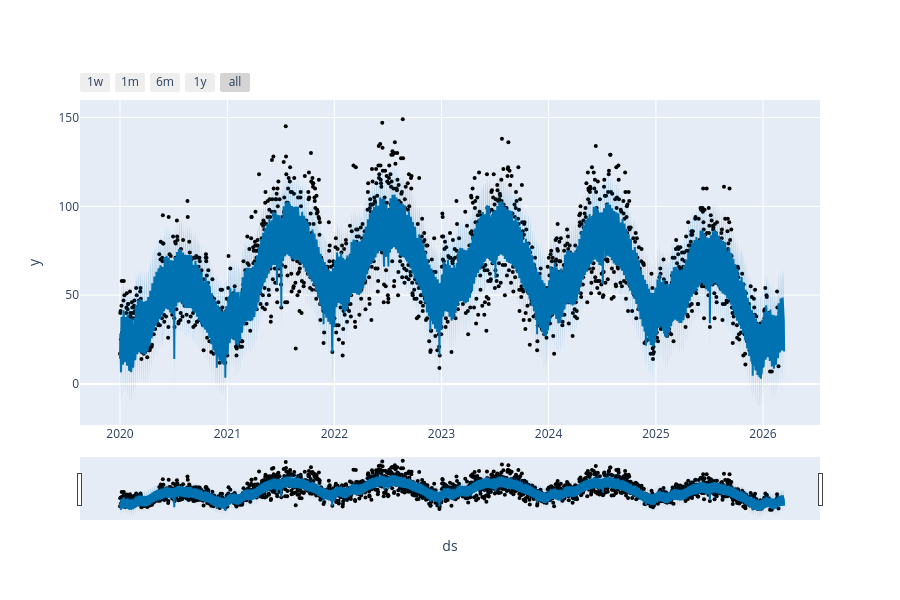
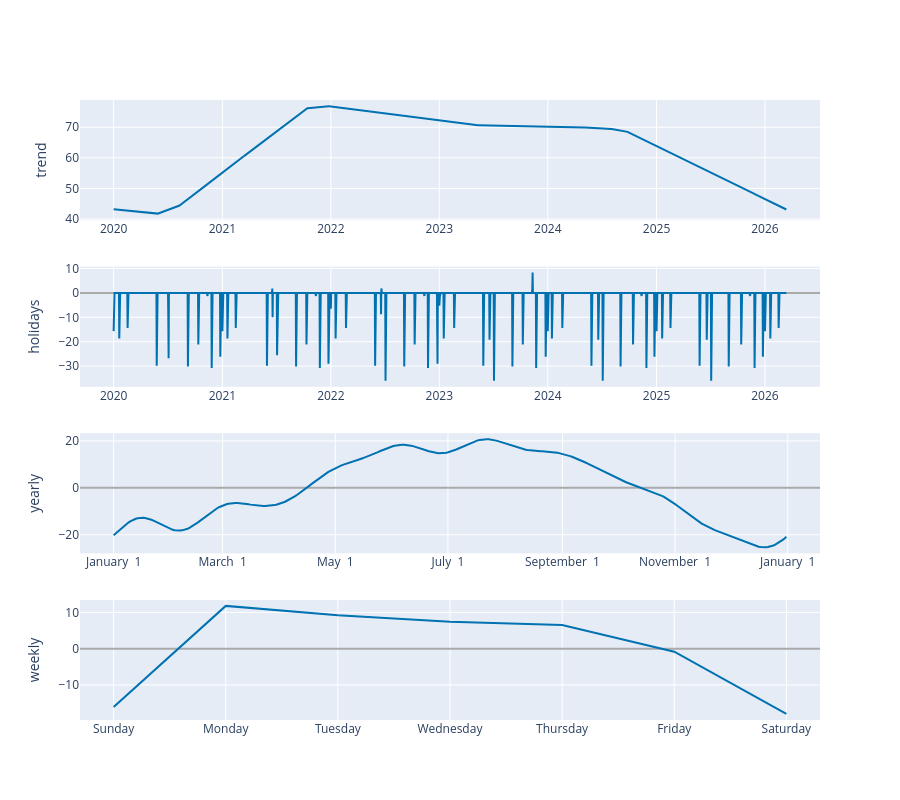

Notebook code for these charts, in order:
### Code cell
fig1 = plot_plotly(m, forecast)
fig1.show()

fig2 = plot_components_plotly(m, forecast)
fig2.show()

### Figure 1 — Plotly figure (JSON) as saved in the notebook; plotly's stock layout.template omitted (floating-point values rounded to 4 significant figures; data arrays with more than 128 entries replaced by an {"elided": "..."} marker saying what was removed)
{"data": [{"marker": {"color": "black", "size": 4}, "mode": "markers", "name": "Actual", "type": "scatter", "x": {"elided": "2251 str values"}, "y": {"elided": "2251 int values"}}, {"hoverinfo": "skip", "line": {"width": 0}, "mode": "lines", "type": "scatter", "x": {"elided": "2265 str values"}, "y": {"elided": "2265 float values"}}, {"fill": "tonexty", "fillcolor": "rgba(0, 114, 178, 0.2)", "line": {"color": "#0072B2", "width": 2}, "mode": "lines", "name": "Predicted", "type": "scatter", "x": {"elided": "2265 str values"}, "y": {"elided": "2265 float values"}}, {"fill": "tonexty", "fillcolor": "rgba(0, 114, 178, 0.2)", "hoverinfo": "skip", "line": {"width": 0}, "mode": "lines", "type": "scatter", "x": {"elided": "2265 str values"}, "y": {"elided": "2265 float values"}}], "layout": {"height": 600, "showlegend": false, "width": 900, "xaxis": {"rangeselector": {"buttons": [{"count": 7, "label": "1w", "step": "day", "stepmode": "backward"}, {"count": 1, "label": "1m", "step": "month", "stepmode": "backward"}, {"count": 6, "label": "6m", "step": "month", "stepmode": "backward"}, {"count": 1, "label": "1y", "step": "year", "stepmode": "backward"}, {"step": "all"}]}, "rangeslider": {"visible": true}, "title": {"text": "ds"}, "type": "date"}, "yaxis": {"title": {"text": "y"}}}}

### Figure 2 — Plotly figure (JSON) as saved in the notebook; plotly's stock layout.template omitted (floating-point values rounded to 4 significant figures; data arrays with more than 128 entries replaced by an {"elided": "..."} marker saying what was removed)
{"data": [{"line": {"color": "#0072B2", "width": 2}, "mode": "lines", "name": "trend", "type": "scatter", "x": {"elided": "2265 str values"}, "xaxis": "x", "y": {"elided": "2265 float values"}, "yaxis": "y"}, {"line": {"color": "#0072B2", "width": 2}, "mode": "lines", "name": "holidays", "text": {"elided": "2265 str values"}, "type": "scatter", "x": {"elided": "2265 str values"}, "xaxis": "x2", "y": {"elided": "2265 float values"}, "yaxis": "y2"}, {"line": {"color": "#0072B2", "width": 2}, "mode": "lines", "name": "yearly", "type": "scatter", "x": {"elided": "365 str values"}, "xaxis": "x3", "y": {"elided": "365 float values"}, "yaxis": "y3"}, {"line": {"color": "#0072B2", "width": 2}, "mode": "lines", "name": "weekly", "type": "scatter", "x": ["2017-01-01T00:00:00", "2017-01-02T00:00:00", "2017-01-03T00:00:00", "2017-01-04T00:00:00", "2017-01-05T00:00:00", "2017-01-06T00:00:00", "2017-01-07T00:00:00"], "xaxis": "x4", "y": [-16.1, 11.8, 9.224, 7.394, 6.545, -0.8405, -18.02], "yaxis": "y4"}], "layout": {"height": 800, "showlegend": false, "width": 900, "xaxis": {"anchor": "y", "domain": [0, 1], "range": ["2019-09-09T19:12:00", "2026-07-05T04:48:00"], "type": "date"}, "xaxis2": {"anchor": "y2", "domain": [0, 1], "range": ["2019-09-09T19:12:00", "2026-07-05T04:48:00"], "type": "date"}, "xaxis3": {"anchor": "y3", "domain": [0, 1], "range": ["2016-12-13T18:54:02.958904115", "2018-01-18T11:04:57.863013581"], "tickformat": "%B %e", "type": "date"}, "xaxis4": {"anchor": "y4", "domain": [0, 1], "range": ["2016-12-31T16:48:00", "2017-01-07T07:12:00"], "tickformat": "%A", "type": "date"}, "yaxis": {"anchor": "x", "domain": [0.8063, 1], "rangemode": "normal", "title": {"text": "trend"}, "zerolinecolor": "#AAA"}, "yaxis2": {"anchor": "x2", "domain": [0.5375, 0.7312], "rangemode": "tozero", "title": {"text": "holidays"}, "zerolinecolor": "#AAA"}, "yaxis3": {"anchor": "x3", "domain": [0.2687, 0.4625], "title": {"text": "yearly"}, "zerolinecolor": "#AAA"}, "yaxis4": {"anchor": "x4", "domain": [0, 0.1938], "title": {"text": "weekly"}, "zerolinecolor": "#AAA"}}}
